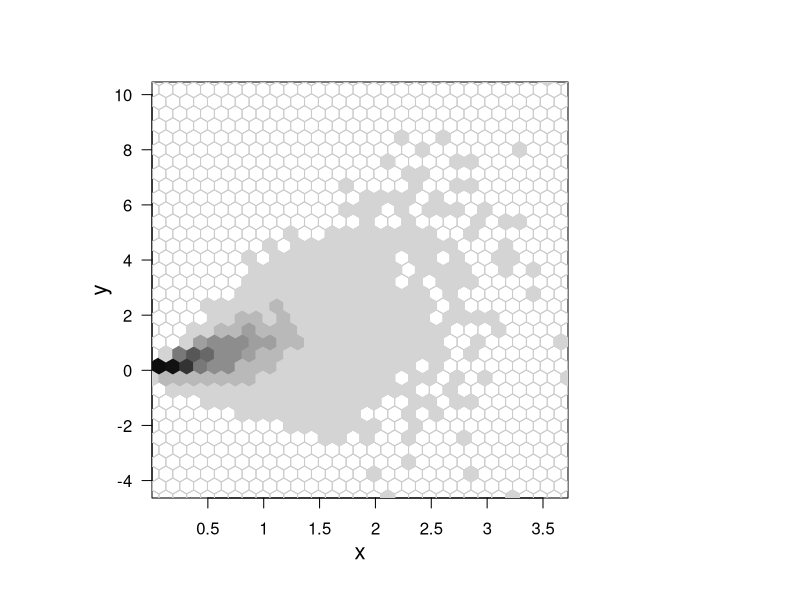

Source code (R):
library(hexbin)


### Name: hexGraphPaper
### Title: Create a Hexgon Grid
### Aliases: hexGraphPaper hgridcent
### Keywords: aplot dplot

### ** Examples

 x <- rnorm(10000)
 y <- rnorm(10000,x,x)
 hbin <- hexbin(x,y)
 hvp <- plot(hbin,type="n")
 pushHexport(hvp$plot,clip="on")
 hexGraphPaper(hbin,border=grey(.8))
 grid.hexagons(hbin)
